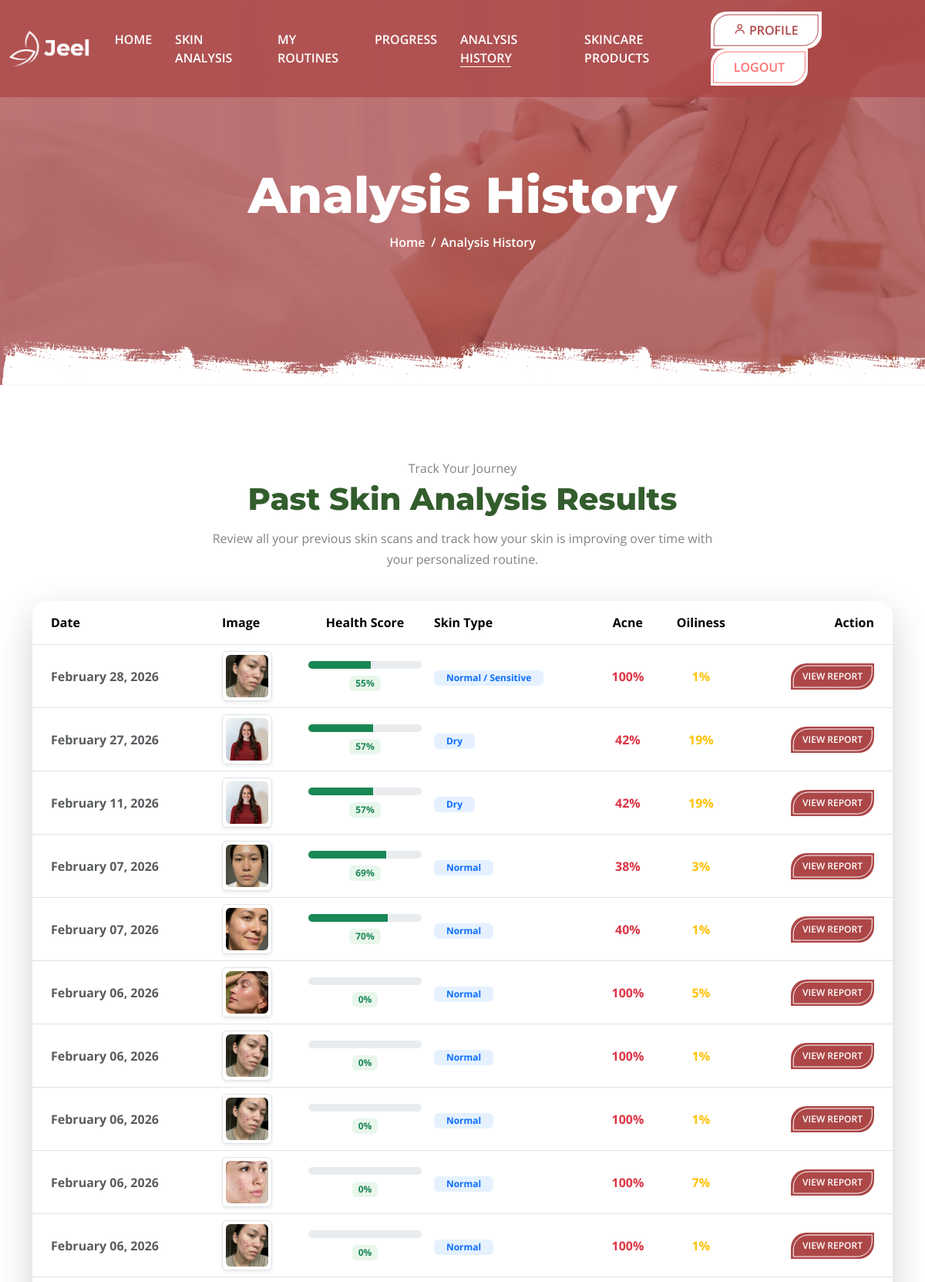
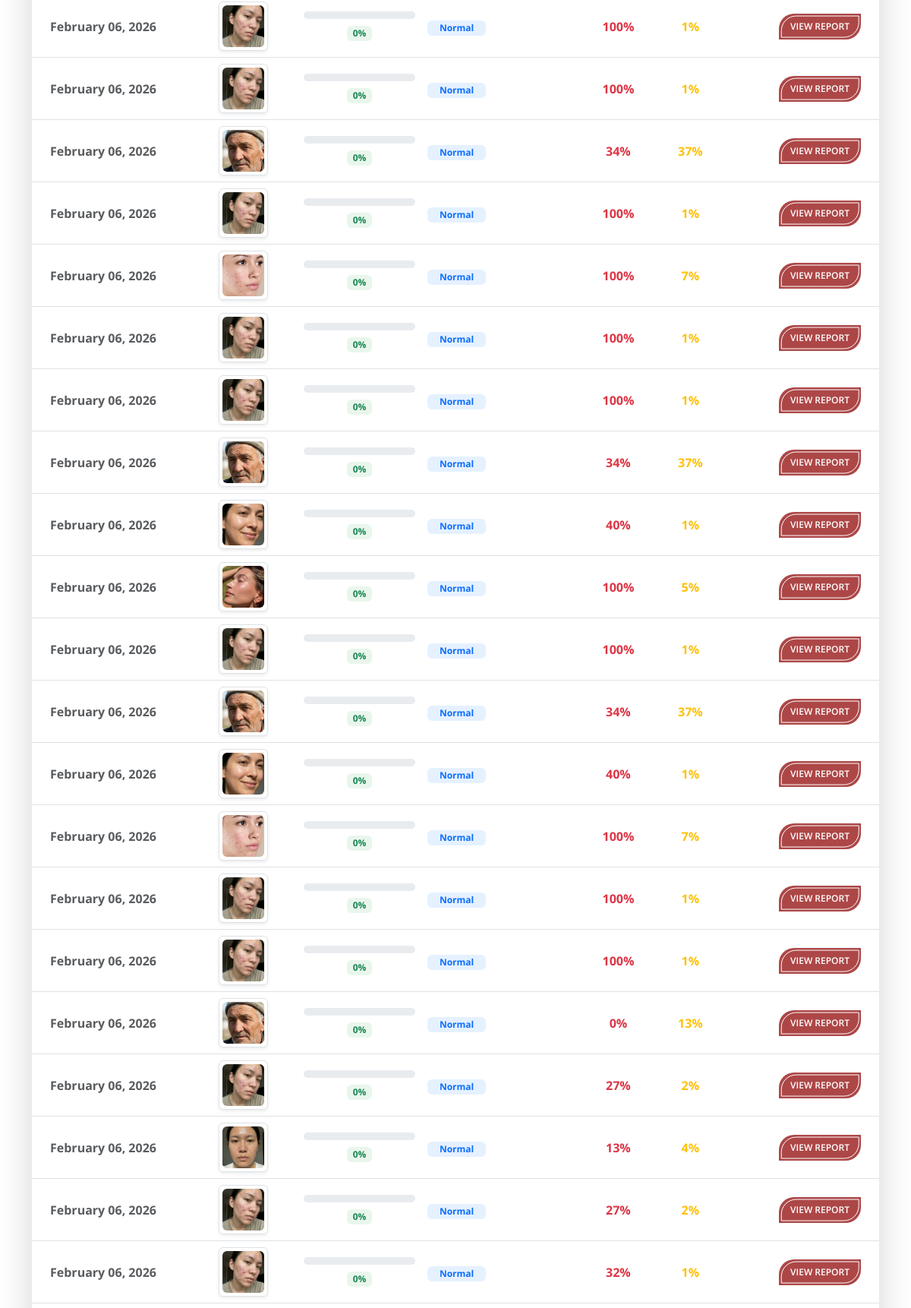
Page /history/ (signed in, upper part) on the committed database (2 pictures, top to bottom).
### app/models.py (models this page shows, shortened)
class SkinScan(models.Model):
    user = models.ForeignKey(User, on_delete=models.CASCADE)
    image = models.ImageField(upload_to='scans/')
    scan_date = models.DateTimeField(auto_now_add=True)
    acne_score = models.IntegerField(default=0)
    oiliness_score = models.IntegerField(default=0)
    wrinkle_score = models.IntegerField(default=0)
    hydration_score = models.IntegerField(default=0)
    dark_circles_score = models.IntegerField(default=0)
    health_score = models.IntegerField(default=0)
    skin_type = models.CharField(max_length=50, blank=True)
    overall_analysis = models.TextField(blank=True)

### app/views.py (the view)
# urls.py: path('history/', views.scan_history, name='scan_history'),
@login_required
def scan_history(request):
    scans = SkinScan.objects.filter(user=request.user).order_by('-scan_date')
    return render(request, 'scan_history.html', {'scans': scans})

### app/templates/scan_history.html (shortened to what this page needs)
<!DOCTYPE html>
<html lang="en">
{% load static %}
<head>
        <link rel="stylesheet" href="{% static 'assets/css/bootstrap.min.css' %}">
        <link rel="stylesheet" href="{% static 'assets/css/boxicons.min.css' %}">
        <link rel="stylesheet" href="{% static 'assets/css/meanmenu.css' %}">
        <link rel="stylesheet" href="{% static 'assets/css/animate.min.css' %}">
        <link rel="stylesheet" href="{% static 'assets/css/owl.carousel.min.css' %}">
        <link rel="stylesheet" href="{% static 'assets/css/owl.theme.default.min.css' %}">
        <link rel="stylesheet" href="{% static 'assets/css/modal-video.min.css' %}">
        <link rel="stylesheet" href="{% static 'assets/css/odometer.min.css' %}">
        <link rel="stylesheet" type="text/css" href="{% static 'assets/css/settings.css' %}">
        <link rel="stylesheet" type="text/css" href="{% static 'assets/css/layers.css' %}">
        <link rel="stylesheet" type="text/css" href="{% static 'assets/css/navigation.css' %}">
        <link rel="stylesheet" href="{% static 'assets/css/nice-select.min.css' %}">
        <link rel="stylesheet" href="{% static 'assets/css/style.css' %}">
        <link rel="stylesheet" href="{% static 'assets/css/responsive.css' %}">
        <link rel="stylesheet" href="{% static 'assets/css/theme-dark.css' %}">
    </head>
    <body>
        <div class="navbar-area sticky-top">
            <div class="main-nav two four">
                <div class="container-fluid">
                    <nav class="navbar navbar-expand-md navbar-light">
                        <a class="navbar-brand" href="{% url 'index' %}">
                            <img src="{% static 'assets/images/logo.png' %}" alt="Logo">
                        </a>
                        <div class="collapse navbar-collapse mean-menu" id="navbarSupportedContent">
                            <ul class="navbar-nav">
                                <li class="nav-item">
                                    <a href="{% url 'index' %}" class="nav-link">HOME</a>
                                </li>
                                <li class="nav-item">
                                    <a href="{% url 'analysis' %}" class="nav-link">SKIN ANALYSIS</a>
                                </li>
                                <li class="nav-item">
                                    <a href="{% url 'routines' %}" class="nav-link">MY ROUTINES</a>
                                </li>
                                <li class="nav-item">
                                    <a href="{% url 'progress' %}" class="nav-link">PROGRESS</a>
                                </li>
                                <li class="nav-item">
                                    <a href="{% url 'scan_history' %}" class="nav-link active">ANALYSIS HISTORY</a>
                                </li>
                                <li class="nav-item">
                                    <a href="{% url 'shop' %}" class="nav-link">SKINCARE PRODUCTS</a>
                                </li>
                            </ul>
                            <div class="side-nav two">
                                {% if user.is_authenticated %}
                                <a class="common-btn two nav-btn" href="{% url 'profile' %}" style="margin-right: 10px;">
                                    <i class='bx bx-user'></i> PROFILE
                                </a>
                                <a class="common-btn nav-btn" href="{% url 'logout' %}">LOGOUT</a>
                                {% else %}
                                <a class="common-btn two nav-btn" href="{% url 'sign_in' %}">SIGN IN</a>
                                {% endif %}
                            </div>
                        </div>
                    </nav>
                </div>
            </div>
        </div>
        <div class="page-title-wrap">
            <div class="page-title-area title-img-six">
                <div class="title-shape">
                    <img src="{% static 'assets/images/title/title-shape1.png' %}" alt="Shape">
                </div>
                <div class="d-table">
                    <div class="d-table-cell">
                        <div class="title-content">
                            <h2>Analysis History</h2>
                            <ul>
                                <li>
                                    <a href="{% url 'index' %}">Home</a>
                                </li>
                                <li>
                                    <span>Analysis History</span>
                                </li>
                            </ul>
                        </div>
                    </div>
                </div>
            </div>
        </div>
        <div class="ptb-100">
            <div class="container">
                <div class="section-title two">
                    <span>Track Your Journey</span>
                    <h2>Past Skin Analysis Results</h2>
                    <p>Review all your previous skin scans and track how your skin is improving over time with your personalized routine.</p>
                </div>
                <div class="card shadow-lg border-0" style="border-radius: 20px; overflow: hidden;">
                    <div class="card-body p-0">
                        {% if scans %}
                        <div class="table-responsive">
                            <table class="table table-hover align-middle mb-0">
                                <thead class="bg-light">
                                    <tr>
                                        <th class="ps-4 py-3">Date</th>
                                        <th class="py-3">Image</th>
                                        <th class="py-3 text-center">Health Score</th>
                                        <th class="py-3">Skin Type</th>
                                        <th class="py-3 text-center">Acne</th>
                                        <th class="py-3 text-center">Oiliness</th>
                                        <th class="pe-4 py-3 text-end">Action</th>
                                    </tr>
                                </thead>
                                <tbody>
                                    {% for scan in scans %}
                                    <tr>
                                        <td class="ps-4 fw-bold text-muted">{{ scan.scan_date|date:"F d, Y" }}</td>
                                        <td>
                                            <div class="p-1 bg-white border rounded shadow-sm d-inline-block">
                                                <img src="{{ scan.image.url }}" class="rounded" width="55" height="55" style="object-fit: cover;">
                                            </div>
                                        </td>
                                        <td class="text-center">
                                            <div class="progress" style="height: 10px; min-width: 80px; margin: 0 auto 5px;">
                                                <div class="progress-bar bg-success" style="width: {{ scan.health_score }}%"></div>
                                            </div>
                                            <span class="badge bg-success-light text-success fw-bold">{{ scan.health_score }}%</span>
                                        </td>
                                        <td><span class="badge bg-primary-light text-primary px-3">{{ scan.skin_type|default:"Normal" }}</span></td>
                                        <td class="text-center text-danger fw-bold">{{ scan.acne_score }}%</td>
                                        <td class="text-center text-warning fw-bold">{{ scan.oiliness_score }}%</td>
                                        <td class="pe-4 text-end">
                                            <a href="{% url 'scan_detail' scan.id %}" class="common-btn two btn-sm">VIEW REPORT</a>
                                        </td>
                                    </tr>
                                    {% endfor %}
                                </tbody>
                            </table>
                        </div>
                        {% endif %}
                    </div>
                </div>
            </div>
        </div>
    </body>
</html>

### app/static/assets/css/meanmenu.css (style rules this page uses)
body { font-family:Oswald,sans-serif;padding:0;margin:0;font-size:15px;background-color:#f1f1f1 }
.main-nav nav .navbar-nav .nav-item .dropdown-menu li .dropdown-menu li a.active,.main-nav nav .navbar-nav .nav-item .dropdown-menu li .dropdown-menu li a:focus,.main-nav nav .navbar-nav .nav-item .dropdown-menu li .dropdown-menu li a:hover,.main-nav nav .navbar-nav .nav-item .dropdown-menu li a.active,.main-nav nav .navbar-nav .nav-item .dropdown-menu li a:focus,.main-nav nav .navbar-nav .nav-item .dropdown-menu li a:hover,.main-nav nav .navbar-nav .nav-item .dropdown-menu li:hover a,.main-nav nav .navbar-nav .nav-item a.active,.main-nav nav .navbar-nav .nav-item a:focus,.main-nav nav .navbar-nav .nav-item a:hover,.main-nav nav .navbar-nav .nav-item:hover a,.mobile-nav.mean-container .mean-nav ul li a.active { color:#ff2d55 }
.main-nav { background:#000;position:absolute;top:0;left:0;padding-top:15px;padding-bottom:15px;width:100%;z-index:999;height:auto }
.navbar-light .navbar-brand,.navbar-light .navbar-brand:hover { color:#fff;font-weight:700;text-transform:uppercase }
.main-nav nav ul { padding:0;margin:0;list-style-type:none }
.main-nav nav .navbar-nav .nav-item { position:relative;padding:15px 0 }
.main-nav nav .navbar-nav .nav-item a { font-weight:500;font-size:16px;text-transform:uppercase;color:#fff;padding:0;margin-left:15px;margin-right:15px }

### app/static/assets/css/layers.css (style rules this page uses)
* { -webkit-box-sizing:border-box;-moz-box-sizing:border-box;box-sizing:border-box }

### app/templates/scan_history.html (style rules this page uses)
.bg-success-light { background-color: rgba(40, 167, 69, 0.1); }
.bg-primary-light { background-color: rgba(0, 123, 255, 0.1); }
.common-btn.btn-sm { padding: 8px 15px; font-size: 12px; }

### rows in the picture
SkinScan: scan_date "February 28, 2026", image (picture), health_score "55", skin_type "Normal / Sensitive", acne_score "100", oiliness_score "1"
SkinScan: scan_date "February 27, 2026", image (picture), health_score "57", skin_type "Dry", acne_score "42", oiliness_score "19"
SkinScan: scan_date "February 11, 2026", image (picture), health_score "57", skin_type "Dry", acne_score "42", oiliness_score "19"
SkinScan: scan_date "February 07, 2026", image (picture), health_score "69", skin_type "Normal", acne_score "38", oiliness_score "3"
SkinScan: scan_date "February 07, 2026", image (picture), health_score "70", skin_type "Normal", acne_score "40", oiliness_score "1"
SkinScan: scan_date "February 06, 2026", image (picture), health_score "0", skin_type "Normal", acne_score "100", oiliness_score "5"
SkinScan: scan_date "February 06, 2026", image (picture), health_score "0", skin_type "Normal", acne_score "100", oiliness_score "1"
SkinScan: scan_date "February 06, 2026", image (picture), health_score "0", skin_type "Normal", acne_score "100", oiliness_score "1"
SkinScan: scan_date "February 06, 2026", image (picture), health_score "0", skin_type "Normal", acne_score "100", oiliness_score "7"
SkinScan: scan_date "February 06, 2026", image (picture), health_score "0", skin_type "Normal", acne_score "100", oiliness_score "1"
SkinScan: scan_date "February 06, 2026", image (picture), health_score "0", skin_type "Normal", acne_score "100", oiliness_score "1"
SkinScan: scan_date "February 06, 2026", image (picture), health_score "0", skin_type "Normal", acne_score "100", oiliness_score "1"
SkinScan: scan_date "February 06, 2026", image (picture), health_score "0", skin_type "Normal", acne_score "34", oiliness_score "37"
SkinScan: scan_date "February 06, 2026", image (picture), health_score "0", skin_type "Normal", acne_score "100", oiliness_score "1"
SkinScan: scan_date "February 06, 2026", image (picture), health_score "0", skin_type "Normal", acne_score "100", oiliness_score "7"
SkinScan: scan_date "February 06, 2026", image (picture), health_score "0", skin_type "Normal", acne_score "100", oiliness_score "1"
SkinScan: scan_date "February 06, 2026", image (picture), health_score "0", skin_type "Normal", acne_score "100", oiliness_score "1"
SkinScan: scan_date "February 06, 2026", image (picture), health_score "0", skin_type "Normal", acne_score "34", oiliness_score "37"
SkinScan: scan_date "February 06, 2026", image (picture), health_score "0", skin_type "Normal", acne_score "40", oiliness_score "1"
SkinScan: scan_date "February 06, 2026", image (picture), health_score "0", skin_type "Normal", acne_score "100", oiliness_score "5"
SkinScan: scan_date "February 06, 2026", image (picture), health_score "0", skin_type "Normal", acne_score "100", oiliness_score "1"
SkinScan: scan_date "February 06, 2026", image (picture), health_score "0", skin_type "Normal", acne_score "34", oiliness_score "37"
SkinScan: scan_date "February 06, 2026", image (picture), health_score "0", skin_type "Normal", acne_score "40", oiliness_score "1"
SkinScan: scan_date "February 06, 2026", image (picture), health_score "0", skin_type "Normal", acne_score "100", oiliness_score "7"
SkinScan: scan_date "February 06, 2026", image (picture), health_score "0", skin_type "Normal", acne_score "100", oiliness_score "1"
SkinScan: scan_date "February 06, 2026", image (picture), health_score "0", skin_type "Normal", acne_score "100", oiliness_score "1"
SkinScan: scan_date "February 06, 2026", image (picture), health_score "0", skin_type "Normal", acne_score "0", oiliness_score "13"
SkinScan: scan_date "February 06, 2026", image (picture), health_score "0", skin_type "Normal", acne_score "27", oiliness_score "2"
SkinScan: scan_date "February 06, 2026", image (picture), health_score "0", skin_type "Normal", acne_score "13", oiliness_score "4"
SkinScan: scan_date "February 06, 2026", image (picture), health_score "0", skin_type "Normal", acne_score "27", oiliness_score "2"
SkinScan: scan_date "February 06, 2026", image (picture), health_score "0", skin_type "Normal", acne_score "32", oiliness_score "1"
